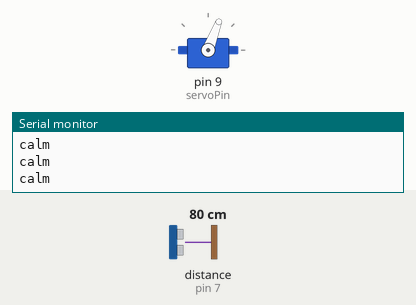
The sketch below on a simulated Arduino Uno, built with avr-gcc and run on an emulated ATmega328P. On the bench: servo, the last lines printed to the serial monitor. Wiring (inferred from the names in the program): ultrasonic range finder: trigger pin 6; echo pin 7. Inputs (shaded band) come from the test bench; at power-on: distance to the obstacle (sensor on pin 7) 80 cm. The echo pulse lasts 58.3 µs per cm.

Above: at 1.2 s.
1.3 s: distance to the obstacle (sensor on pin 7) set to 69 cm
At 3.63 s:
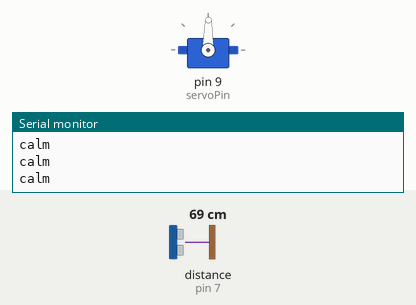
4.3 s: distance to the obstacle (sensor on pin 7) set to 60 cm
At 5.4 s:
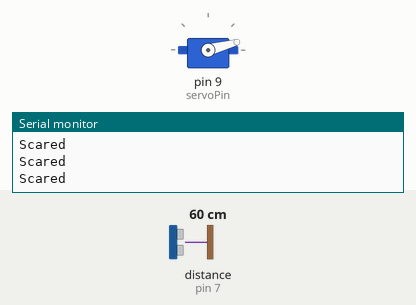
7.3 s: distance to the obstacle (sensor on pin 7) set to 2 cm
At 8.0 s:
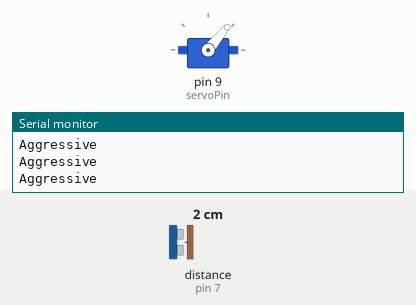
10.3 s: distance to the obstacle (sensor on pin 7) set to 35 cm
13.3 s: distance to the obstacle (sensor on pin 7) set to 9 cm
Timing chart, 0 to 17.3 s (numbered marks = the images above; inputs shaded):
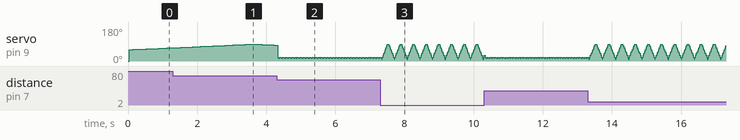

The sketch:

servo-sensor.ino
```cpp
#include <Servo.h>

Servo myservo;  // create servo object to control a servo
                // a maximum of eight servo objects can be created

int pos = 0;    // variable to store the servo position
float deg = 0.0;
float inc = 0.06;   // Moter Incrementer
boolean forward =  true;
boolean goodToGo = false;
long target = 5;
long values[10] = {-1, -1, -1,-1,-1,-1,-1,-1,-1,-1};

//PIN Definitions
const int trigPin = 6;
const int echoPin = 7;
const int servoPin = 9;
#define aggressive 3;
#define afraid 2;
#define calm 1;

void setup()
{
  Serial.begin(9600);
  myservo.attach(servoPin);  // attaches the servo on pin 9 to the servo object

  debug("Inital Value: ");

  // Set Motor to starting state
  if ( myservo.read() != 0) {
    myservo.write(0);
  }

  debug("Motor Should be 0, reads: ");

}

void loop() {
  long inches;
  inches = checkEnv();

  checkErrors(inches);

}

void debug(String msg){
    Serial.print(msg);
    Serial.println( myservo.read());
}

long checkEnv(){

  long duration, inches, cm;

  pinMode(trigPin, OUTPUT);
  digitalWrite(trigPin, LOW);
  delayMicroseconds(5);
  digitalWrite(trigPin, HIGH);
  delayMicroseconds(15);
  digitalWrite(trigPin, LOW);
  pinMode(echoPin, INPUT);
  duration = pulseIn(echoPin, HIGH);

  // Converts microseconds to inches and cm
  inches = microsecondsToInches(duration);
  cm = microsecondsToCentimeters(duration);

   // Prints output
//   Serial.print(inches);
//   Serial.print("in, ");
//   Serial.print(cm);
//   Serial.print("cm");
//   Serial.println();
   delay(10);

  return inches;
}

void checkErrors(long value){

  int i,
      castedTarget;

  castedTarget = (int) target;

    if(values[0] == -1){
      target = value;
      values[0] = target;
    }
    else if((value >= target-1) && (value <= target+1)){

      for (i = 1;  i < 10; i++){

        if(values[i] == -1){
          values[i] = value;
        }
      }
    }
    else{
      //Clear array
      memset(values, -1, sizeof(values));
    }

    servorState();

 }


 void servorState(){
  long inches;
  if(values[9] != -1){
    inches = target;

   if (inches <= 12 && inches >= 0) {
    // Aggressive
    Move( 10, 100, 10);
    Serial.println("Aggressive");

  } else if (inches > 12 && inches <= 24) {
    // Scared
    Serial.println("Scared");
    Move(15,20, 4);

  } else {
    // Default (Relaxed)
    Serial.println("calm");
    Move( 60, 90, .25);

      }
   memset(values,-1,sizeof(values));
    }
 }


long microsecondsToInches(long microseconds)
{
  return microseconds / 74 / 2;
}

long microsecondsToCentimeters(long microseconds)
{
  return microseconds / 29 / 2;
}

void Move( int lowerRange, int UpperRange, float inc){

  pos = myservo.read();

  if (forward){
    //debug("Pos is: ");
    deg += inc;
    myservo.write(deg);
  }

  if (deg >= UpperRange) {
    forward = false;
    deg = UpperRange;
    myservo.write(deg);
  }

  if (!forward) {
    //debug("Pos is: ");
    deg -= inc;
    myservo.write(deg);
  }

  if (deg <= lowerRange) {
    forward = true;
    deg = lowerRange;
    myservo.write(deg);
  }

}
```

Measured:
- the behaviour switches between 64 and 63 cm on distance to the obstacle (sensor on pin 7) (found by bisection; images 1 and 2)
- by itself, servo on pin 9 (servoPin): repeats every 0.38 s: 10° 0.02 s, 20° 0.02 s, 30° 0.02 s, 40° 0.02 s, 50° 0.02 s, 60° 0.02 s, 70° 0.02 s, 80° 0.02 s, 90° 0.04 s, 80° 0.02 s, 70° 0.02 s, 60° 0.02 s, 50° 0.02 s, 40° 0.02 s, 30° 0.02 s, 20° 0.02 s
